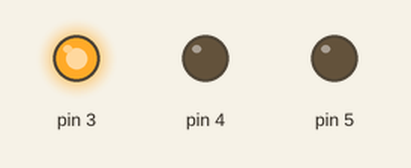
The sketch below on a simulated Arduino Uno, built with avr-gcc and run on an emulated ATmega328P. Parts: output pins drawn as LEDs (lit = HIGH).

Above: at 0.05 s.
At 0.65 s:
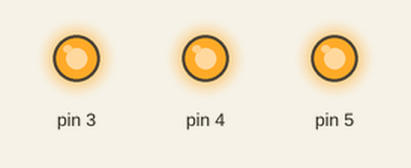
At 1.35 s:
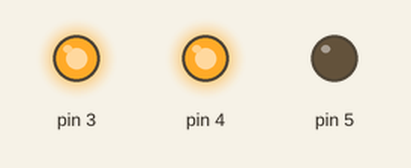
At 2.75 s:
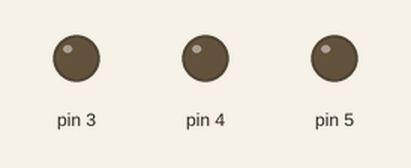
Timing chart, 0 to 3.0 s (numbered marks = the images above):
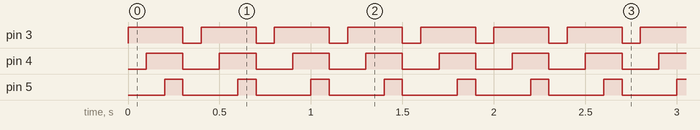

Measured:
- by itself, pin 3: alternates HIGH for 0.30 s and LOW for 0.10 s
- by itself, pin 4: alternates HIGH for 0.20 s and LOW for 0.20 s
- by itself, pin 5: alternates HIGH for 0.10 s and LOW for 0.30 s

The sketch:

runningLed.ino
```cpp
void setup() {
  // Pin 3, 4, dan 5 dideklarasikan sebagai OUTPUT
  pinMode(3, OUTPUT);
  pinMode(4, OUTPUT);
  pinMode(5, OUTPUT);
}

void loop() {
  // Pin 3 dinyatakan sebagai pin aktif
  digitalWrite(3, HIGH);
  delay(100); //jeda waktu selama 0.1 detik
  // Pin 4 dinyatakan sebagai pin aktif
  digitalWrite(4, HIGH);
  delay(100); //jeda waktu selama 0.1 detik
  // Pin 5 dinyatakan sebagai pin aktif
  digitalWrite(5, HIGH);
  delay(100); //jeda waktu selama 0.1 detik
  digitalWrite(3, LOW);
  digitalWrite(4, LOW);
  digitalWrite(5, LOW);
  delay(100);
}
```
